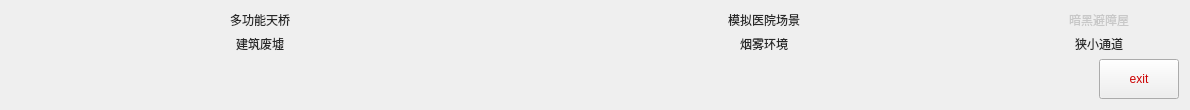
      <widget class="QWidget" name="main_page">
       <property name="mouseTracking">
        <bool>false</bool>
       </property>
       <property name="tabletTracking">
        <bool>false</bool>
       </property>
       <layout class="QGridLayout" name="gridLayout">
        <item row="1" column="2">
         <widget class="QPushButton" name="push_button_task6">
          <property name="sizePolicy">
           <sizepolicy hsizetype="Expanding" vsizetype="Expanding">
            <horstretch>0</horstretch>
            <verstretch>0</verstretch>
           </sizepolicy>
          </property>
          <property name="styleSheet">
           <string notr="true">border-image: url(:/task_image/image/6.png);
font: 50pt &quot;Microsoft YaHei&quot;;
color: rgb(40, 40, 40);
border-radius: 15px;
</string>
          </property>
          <property name="text">
           <string>狭小通道</string>
          </property>
         </widget>
        </item>
        <item row="1" column="1">
         <widget class="QPushButton" name="push_button_task5">
          <property name="sizePolicy">
           <sizepolicy hsizetype="Expanding" vsizetype="Expanding">
            <horstretch>0</horstretch>
            <verstretch>0</verstretch>
           </sizepolicy>
          </property>
          <property name="styleSheet">
           <string notr="true">border-image: url(:/task_image/image/5.png);
font: 50pt &quot;Microsoft YaHei&quot;;
color: rgb(40, 40, 40);
border-radius: 15px;
</string>
          </property>
          <property name="text">
           <string>烟雾环境</string>
          </property>
         </widget>
        </item>
        <item row="0" column="2">
         <widget class="QPushButton" name="push_button_task3">
          <property name="sizePolicy">
           <sizepolicy hsizetype="Expanding" vsizetype="Expanding">
            <horstretch>0</horstretch>
            <verstretch>0</verstretch>
           </sizepolicy>
          </property>
          <property name="styleSheet">
           <string notr="true">border-image: url(:/task_image/image/3.png);
font: 50pt &quot;Microsoft YaHei&quot;;
color: rgb(200, 200, 200);
border-radius: 15px;
</string>
          </property>
          <property name="text">
           <string>暗黑避障屋</string>
          </property>
         </widget>
        </item>
        <item row="0" column="0">
         <widget class="QPushButton" name="push_button_task1">
          <property name="sizePolicy">
           <sizepolicy hsizetype="Expanding" vsizetype="Expanding">
            <horstretch>0</horstretch>
            <verstretch>0</verstretch>
           </sizepolicy>
          </property>
          <property name="styleSheet">
           <string notr="true">border-image: url(:/task_image/image/1.png);
font: 50pt &quot;Microsoft YaHei&quot;;
color: rgb(40, 40, 40);
border-radius: 15px;
</string>
          </property>
          <property name="text">
           <string>多功能天桥</string>
          </property>
         </widget>
        </item>
        <item row="1" column="0">
         <widget class="QPushButton" name="push_button_task4">
          <property name="sizePolicy">
           <sizepolicy hsizetype="Expanding" vsizetype="Expanding">
            <horstretch>0</horstretch>
            <verstretch>0</verstretch>
           </sizepolicy>
          </property>
          <property name="styleSheet">
           <string notr="true">border-image: url(:/task_image/image/4.png);
font: 50pt &quot;Microsoft YaHei&quot;;
color: rgb(40, 40, 40);
border-radius: 15px;
</string>
          </property>
          <property name="text">
           <string>建筑废墟</string>
          </property>
         </widget>
        </item>
        <item row="3" column="0" colspan="2">
         <spacer name="horizontalSpacer">
          <property name="orientation">
           <enum>Qt::Horizontal</enum>
          </property>
          <property name="sizeHint" stdset="0">
           <size>
            <width>1002</width>
            <height>18</height>
           </size>
          </property>
         </spacer>
        </item>
        <item row="0" column="1">
         <widget class="QPushButton" name="push_button_task2">
          <property name="sizePolicy">
           <sizepolicy hsizetype="Expanding" vsizetype="Expanding">
            <horstretch>0</horstretch>
            <verstretch>0</verstretch>
           </sizepolicy>
          </property>
          <property name="styleSheet">
           <string notr="true">border-image: url(:/task_image/image/2.png);
font: 50pt &quot;Microsoft YaHei&quot;;
color: rgb(40, 40, 40);
border-radius: 15px;
</string>
          </property>
          <property name="text">
           <string>模拟医院场景</string>
          </property>
         </widget>
        </item>
        <item row="3" column="2">
         <layout class="QHBoxLayout" name="horizontalLayout">
          <item>
           <spacer name="horizontalSpacer_2">
            <property name="orientation">
             <enum>Qt::Horizontal</enum>
            </property>
            <property name="sizeHint" stdset="0">
             <size>
              <width>80</width>
              <height>40</height>
             </size>
            </property>
           </spacer>
          </item>
          <item>
           <widget class="QPushButton" name="button_exit">
            <property name="sizePolicy">
             <sizepolicy hsizetype="Fixed" vsizetype="Preferred">
              <horstretch>0</horstretch>
              <verstretch>0</verstretch>
             </sizepolicy>
            </property>
            <property name="styleSheet">
             <string notr="true">color: rgb(204, 0, 0);</string>
            </property>
            <property name="text">
             <string>exit</string>
            </property>
           </widget>
          </item>
         </layout>
        </item>
       </layout>
      </widget>
